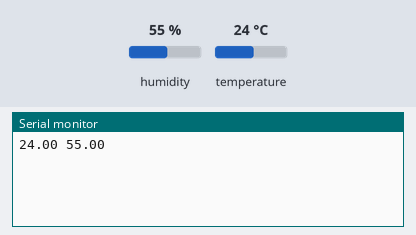
A sketch run on a simulated Arduino Uno, built with avr-gcc and run on an emulated ATmega328P. Parts: the last lines printed to the serial monitor. Wiring (inferred from the names in the program): DHT11 sensor: data A5. The inputs (shaded band) are chosen by the test bench; at power-on: humidity 55 %, temperature 24 °C.

Above: at 2.2 s.
2.3 s: humidity set to 22 %
At 12.0 s:
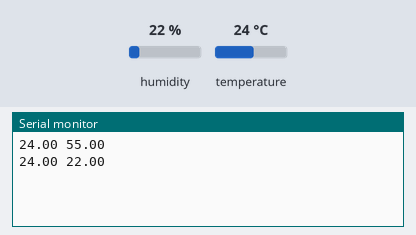
12.3 s: temperature set to 12 °C
At 21.7 s:
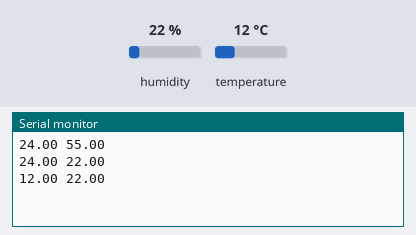
22.3 s: humidity set to 40 %
At 32.6 s:
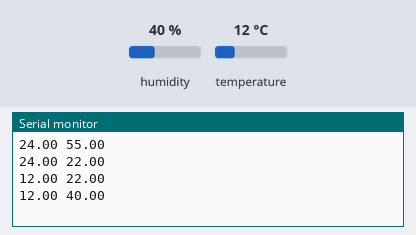
Timing chart, 0 to 34.1 s (numbered marks = the images above; inputs shaded):
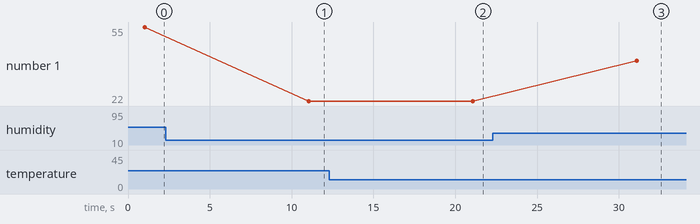

The sketch:

sketch_mar28a.ino
```cpp
#include <dht.h>


#define dht_dpin A5 //Pino DATA do Sensor ligado na porta Analogica A5

dht DHT; //Inicializa o sensor

void setup()
{
  Serial.begin(9600);
  delay(1000);//Aguarda 1 seg antes de acessar as informações do sensor
}

void loop()
{
  DHT.read11(dht_dpin); //Lê as informações do sensor
  Serial.print(DHT.temperature);
  Serial.print(' ');
  Serial.println(DHT.humidity);
  //Serial.println(" Celsius  ");

//O ideal é a leitura a cada 2 segundos
  delay(10000);
}
```

dht.h
```cpp
//
//    FILE: dht.h
// VERSION: 0.1.00
// PURPOSE: DHT Temperature & Humidity Sensor library for Arduino
//
//     URL: http://arduino.cc/playground/Main/DHTLib
//
// HISTORY:
// see dht.cpp file
//

#ifndef dht_h
#define dht_h

#if ARDUINO >= 100
 #include "Arduino.h"
#else
 #include "WProgram.h"
#endif

#define DHT_LIB_VERSION "0.1.00"

class dht
{
public:
	int read11(uint8_t pin);
    int read22(uint8_t pin);
	double humidity;
	double temperature;

private:
	uint8_t bits[5];  // buffer to receive data
	int read(uint8_t pin);
};
#endif
//
// END OF FILE
//
```

Measured:
- after the input at 2.3 s, the serial monitor: prints a new line after 8.7 s (image 1)
- after the input at 12.3 s, the serial monitor: prints a new line after 8.8 s (image 2)
- after the input at 22.3 s, the serial monitor: prints a new line after 8.8 s (image 3)
- plotted number 1: 55 → 22 after the input at 2.3 s, 22 → 40 after the input at 22.3 s
